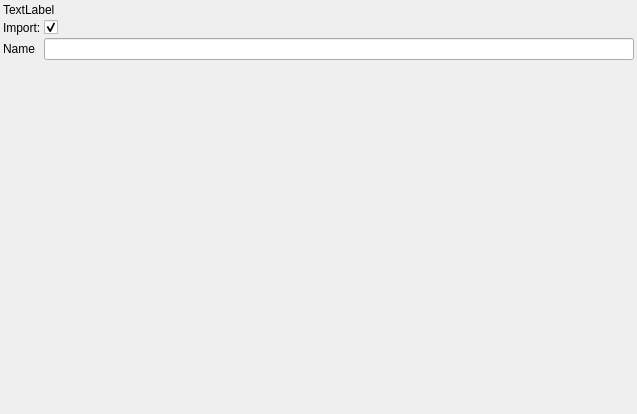
<?xml version="1.0" encoding="UTF-8"?>
<ui version="4.0">
 <class>AssetManagerImporterPage</class>
 <widget class="QWidget" name="AssetManagerImporterPage">
  <property name="geometry">
   <rect>
    <x>0</x>
    <y>0</y>
    <width>637</width>
    <height>414</height>
   </rect>
  </property>
  <property name="windowTitle">
   <string>Form</string>
  </property>
  <layout class="QGridLayout" name="gridLayout">
   <property name="leftMargin">
    <number>3</number>
   </property>
   <property name="topMargin">
    <number>3</number>
   </property>
   <property name="rightMargin">
    <number>3</number>
   </property>
   <property name="bottomMargin">
    <number>3</number>
   </property>
   <property name="spacing">
    <number>3</number>
   </property>
   <item row="1" column="0">
    <widget class="QLabel" name="label_2">
     <property name="text">
      <string>Import:</string>
     </property>
    </widget>
   </item>
   <item row="1" column="1">
    <widget class="QCheckBox" name="cbImport">
     <property name="text">
      <string/>
     </property>
     <property name="checked">
      <bool>true</bool>
     </property>
    </widget>
   </item>
   <item row="2" column="0">
    <widget class="QLabel" name="label_3">
     <property name="text">
      <string>Name</string>
     </property>
    </widget>
   </item>
   <item row="2" column="1">
    <widget class="QLineEdit" name="leName"/>
   </item>
   <item row="3" column="0" colspan="2">
    <widget class="QWidget" name="widget" native="true"/>
   </item>
   <item row="0" column="0" colspan="2">
    <widget class="QLabel" name="label">
     <property name="sizePolicy">
      <sizepolicy hsizetype="Preferred" vsizetype="Maximum">
       <horstretch>0</horstretch>
       <verstretch>0</verstretch>
      </sizepolicy>
     </property>
     <property name="autoFillBackground">
      <bool>true</bool>
     </property>
     <property name="text">
      <string>TextLabel</string>
     </property>
    </widget>
   </item>
  </layout>
 </widget>
 <resources/>
 <connections/>
</ui>
